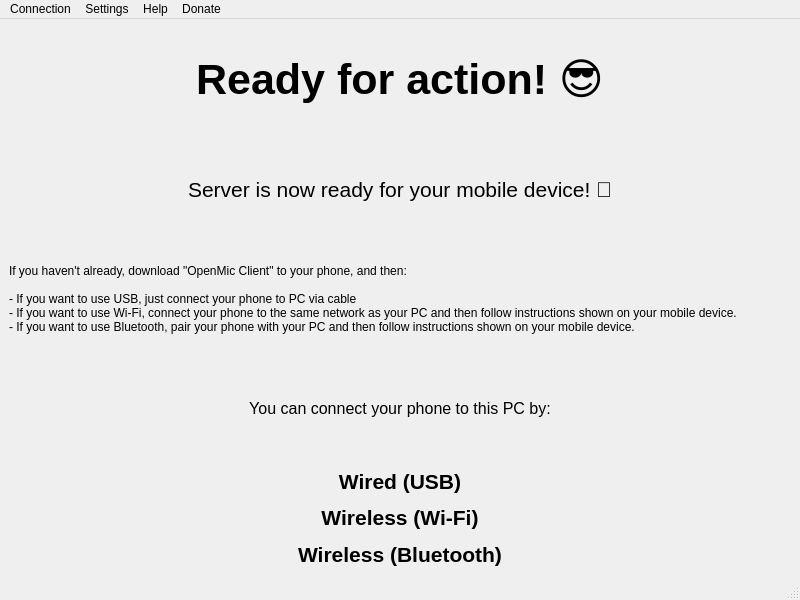
<?xml version="1.0" encoding="UTF-8"?>
<ui version="4.0">
 <class>MainWindow</class>
 <widget class="QMainWindow" name="MainWindow">
  <property name="geometry">
   <rect>
    <x>0</x>
    <y>0</y>
    <width>800</width>
    <height>600</height>
   </rect>
  </property>
  <property name="minimumSize">
   <size>
    <width>800</width>
    <height>600</height>
   </size>
  </property>
  <property name="maximumSize">
   <size>
    <width>800</width>
    <height>600</height>
   </size>
  </property>
  <property name="windowTitle">
   <string>OpenMic Server</string>
  </property>
  <property name="windowIcon">
   <iconset theme="openmic" resource="../../res/resources.qrc">
    <normaloff>:/appIcon.ico</normaloff>:/appIcon.ico</iconset>
  </property>
  <widget class="QWidget" name="centralwidget">
   <layout class="QGridLayout" name="gridLayout">
    <item row="0" column="0">
     <widget class="QLabel" name="readyLabel">
      <property name="font">
       <font>
        <pointsize>32</pointsize>
        <bold>true</bold>
       </font>
      </property>
      <property name="text">
       <string>Ready for action! 😎</string>
      </property>
      <property name="alignment">
       <set>Qt::AlignCenter</set>
      </property>
      <property name="wordWrap">
       <bool>true</bool>
      </property>
     </widget>
    </item>
    <item row="1" column="0">
     <widget class="QLabel" name="descLabel">
      <property name="font">
       <font>
        <pointsize>16</pointsize>
       </font>
      </property>
      <property name="text">
       <string>Server is now ready for your mobile device! 📱</string>
      </property>
      <property name="alignment">
       <set>Qt::AlignCenter</set>
      </property>
      <property name="wordWrap">
       <bool>true</bool>
      </property>
     </widget>
    </item>
    <item row="2" column="0">
     <widget class="QLabel" name="instructionLabel">
      <property name="text">
       <string>If you haven't already, download &quot;OpenMic Client&quot; to your phone, and then:

- If you want to use USB, just connect your phone to PC via cable
- If you want to use Wi-Fi, connect your phone to the same network as your PC and then follow instructions shown on your mobile device.
- If you want to use Bluetooth, pair your phone with your PC and then follow instructions shown on your mobile device.</string>
      </property>
      <property name="textFormat">
       <enum>Qt::MarkdownText</enum>
      </property>
      <property name="wordWrap">
       <bool>true</bool>
      </property>
     </widget>
    </item>
    <item row="4" column="0">
     <layout class="QGridLayout" name="connectGrid">
      <item row="0" column="1">
       <widget class="QLabel" name="usbName">
        <property name="font">
         <font>
          <pointsize>16</pointsize>
          <bold>true</bold>
         </font>
        </property>
        <property name="text">
         <string>Wired (USB)</string>
        </property>
        <property name="alignment">
         <set>Qt::AlignCenter</set>
        </property>
       </widget>
      </item>
      <item row="1" column="0">
       <widget class="QLabel" name="wifiLabel">
        <property name="text">
         <string/>
        </property>
        <property name="pixmap">
         <pixmap resource="../../res/resources.qrc">:/icons/wifi_FILL0_wght400_GRAD0_opsz48.svg</pixmap>
        </property>
        <property name="alignment">
         <set>Qt::AlignCenter</set>
        </property>
       </widget>
      </item>
      <item row="0" column="0">
       <widget class="QLabel" name="usbIcon">
        <property name="text">
         <string/>
        </property>
        <property name="pixmap">
         <pixmap resource="../../res/resources.qrc">:/icons/usb_FILL0_wght400_GRAD0_opsz48.svg</pixmap>
        </property>
        <property name="alignment">
         <set>Qt::AlignCenter</set>
        </property>
       </widget>
      </item>
      <item row="1" column="1">
       <widget class="QLabel" name="wifiName">
        <property name="font">
         <font>
          <pointsize>16</pointsize>
          <bold>true</bold>
         </font>
        </property>
        <property name="text">
         <string>Wireless (Wi-Fi)</string>
        </property>
        <property name="alignment">
         <set>Qt::AlignCenter</set>
        </property>
       </widget>
      </item>
      <item row="1" column="2">
       <widget class="QLabel" name="wifiStatus">
        <property name="text">
         <string/>
        </property>
        <property name="alignment">
         <set>Qt::AlignCenter</set>
        </property>
       </widget>
      </item>
      <item row="0" column="2">
       <widget class="QLabel" name="usbStatus">
        <property name="text">
         <string/>
        </property>
        <property name="alignment">
         <set>Qt::AlignCenter</set>
        </property>
       </widget>
      </item>
      <item row="2" column="0">
       <widget class="QLabel" name="btIcon">
        <property name="text">
         <string/>
        </property>
        <property name="pixmap">
         <pixmap resource="../../res/resources.qrc">:/icons/bluetooth_FILL0_wght400_GRAD0_opsz48.svg</pixmap>
        </property>
        <property name="alignment">
         <set>Qt::AlignCenter</set>
        </property>
       </widget>
      </item>
      <item row="2" column="1">
       <widget class="QLabel" name="btName">
        <property name="font">
         <font>
          <pointsize>16</pointsize>
          <bold>true</bold>
         </font>
        </property>
        <property name="text">
         <string>Wireless (Bluetooth)</string>
        </property>
        <property name="alignment">
         <set>Qt::AlignCenter</set>
        </property>
       </widget>
      </item>
      <item row="2" column="2">
       <widget class="QLabel" name="btStatus">
        <property name="text">
         <string/>
        </property>
        <property name="alignment">
         <set>Qt::AlignCenter</set>
        </property>
       </widget>
      </item>
     </layout>
    </item>
    <item row="3" column="0">
     <widget class="QLabel" name="connLabel">
      <property name="font">
       <font>
        <pointsize>12</pointsize>
       </font>
      </property>
      <property name="text">
       <string>You can connect your phone to this PC by:</string>
      </property>
      <property name="alignment">
       <set>Qt::AlignCenter</set>
      </property>
     </widget>
    </item>
   </layout>
  </widget>
  <widget class="QMenuBar" name="menubar">
   <property name="geometry">
    <rect>
     <x>0</x>
     <y>0</y>
     <width>800</width>
     <height>21</height>
    </rect>
   </property>
   <widget class="QMenu" name="menuConnection">
    <property name="title">
     <string>Connection</string>
    </property>
    <addaction name="actionSelect_USB_Device"/>
    <addaction name="actionDisconnect"/>
    <addaction name="separator"/>
    <addaction name="actionExit"/>
   </widget>
   <widget class="QMenu" name="menuSettings">
    <property name="title">
     <string>Settings</string>
    </property>
    <addaction name="actionAudio"/>
    <addaction name="actionDevices"/>
    <addaction name="actionNetwork"/>
    <addaction name="actionSystem"/>
   </widget>
   <widget class="QMenu" name="menuHelp">
    <property name="title">
     <string>Help</string>
    </property>
    <addaction name="separator"/>
    <addaction name="actionAbout"/>
   </widget>
   <widget class="QMenu" name="menuDonate">
    <property name="title">
     <string>Donate</string>
    </property>
    <addaction name="action_to_OpenMic_author"/>
   </widget>
   <addaction name="menuConnection"/>
   <addaction name="menuSettings"/>
   <addaction name="menuHelp"/>
   <addaction name="menuDonate"/>
  </widget>
  <widget class="QStatusBar" name="statusbar"/>
  <action name="actionDisconnect">
   <property name="enabled">
    <bool>false</bool>
   </property>
   <property name="icon">
    <iconset resource="../../res/resources.qrc">
     <normaloff>:/icons/signal_disconnected_FILL0_wght400_GRAD0_opsz48.svg</normaloff>:/icons/signal_disconnected_FILL0_wght400_GRAD0_opsz48.svg</iconset>
   </property>
   <property name="text">
    <string>Disconnect</string>
   </property>
  </action>
  <action name="actionExit">
   <property name="icon">
    <iconset resource="../../res/resources.qrc">
     <normaloff>:/icons/close_FILL0_wght400_GRAD0_opsz48.svg</normaloff>:/icons/close_FILL0_wght400_GRAD0_opsz48.svg</iconset>
   </property>
   <property name="text">
    <string>Exit</string>
   </property>
  </action>
  <action name="actionAudio">
   <property name="icon">
    <iconset resource="../../res/resources.qrc">
     <normaloff>:/icons/equalizer_FILL0_wght400_GRAD0_opsz48.svg</normaloff>:/icons/equalizer_FILL0_wght400_GRAD0_opsz48.svg</iconset>
   </property>
   <property name="text">
    <string>Audio</string>
   </property>
  </action>
  <action name="actionNetwork">
   <property name="icon">
    <iconset resource="../../res/resources.qrc">
     <normaloff>:/icons/public_FILL0_wght400_GRAD0_opsz48.svg</normaloff>:/icons/public_FILL0_wght400_GRAD0_opsz48.svg</iconset>
   </property>
   <property name="text">
    <string>Network</string>
   </property>
  </action>
  <action name="actionSystem">
   <property name="icon">
    <iconset resource="../../res/resources.qrc">
     <normaloff>:/icons/settings_suggest_FILL0_wght400_GRAD0_opsz48.svg</normaloff>:/icons/settings_suggest_FILL0_wght400_GRAD0_opsz48.svg</iconset>
   </property>
   <property name="text">
    <string>System</string>
   </property>
  </action>
  <action name="actionFAQ">
   <property name="icon">
    <iconset resource="../../res/resources.qrc">
     <normaloff>:/icons/quiz_FILL0_wght400_GRAD0_opsz48.svg</normaloff>:/icons/quiz_FILL0_wght400_GRAD0_opsz48.svg</iconset>
   </property>
   <property name="text">
    <string>FAQ</string>
   </property>
  </action>
  <action name="actionTutorial">
   <property name="icon">
    <iconset resource="../../res/resources.qrc">
     <normaloff>:/icons/help_FILL0_wght400_GRAD0_opsz48.svg</normaloff>:/icons/help_FILL0_wght400_GRAD0_opsz48.svg</iconset>
   </property>
   <property name="text">
    <string>Tutorial</string>
   </property>
  </action>
  <action name="actionAbout">
   <property name="icon">
    <iconset resource="../../res/resources.qrc">
     <normaloff>:/icons/face_FILL0_wght400_GRAD0_opsz48.svg</normaloff>:/icons/face_FILL0_wght400_GRAD0_opsz48.svg</iconset>
   </property>
   <property name="text">
    <string>About</string>
   </property>
  </action>
  <action name="action_to_OpenMic_author">
   <property name="text">
    <string>...to OpenMic author</string>
   </property>
  </action>
  <action name="actionDevices">
   <property name="icon">
    <iconset resource="../../res/resources.qrc">
     <normaloff>:/icons/devices_FILL0_wght400_GRAD0_opsz48.svg</normaloff>:/icons/devices_FILL0_wght400_GRAD0_opsz48.svg</iconset>
   </property>
   <property name="text">
    <string>Devices</string>
   </property>
  </action>
  <action name="actionSelect_USB_Device">
   <property name="enabled">
    <bool>false</bool>
   </property>
   <property name="icon">
    <iconset resource="../../res/resources.qrc">
     <normaloff>:/icons/tap_and_play_FILL0_wght400_GRAD0_opsz48.svg</normaloff>:/icons/tap_and_play_FILL0_wght400_GRAD0_opsz48.svg</iconset>
   </property>
   <property name="text">
    <string>Select USB Device</string>
   </property>
  </action>
 </widget>
 <resources>
  <include location="../../res/resources.qrc"/>
 </resources>
 <connections/>
</ui>
